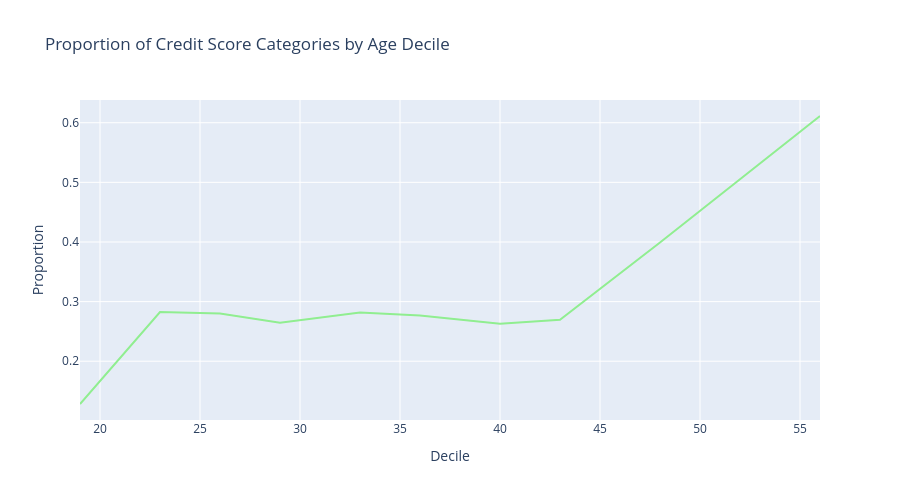

This figure's notebook cell:
### Code cell
# Configuración de los tipos de gráfico
chart_types = {
    "prop_count_0": "line",
    "prop_count_1": "line",
    "prop_count_2": "line"
}

# Llamada a la función para generar el gráfico interactivo en Plotly
fig = plot_interactive_chart(
    df=deciles,  # DataFrame con la información de los deciles
    y_columns=["prop_count_2"],  
    x_column='Decile_Max',  
    chart_types=chart_types, 
    title="Proportion of Credit Score Categories by Age Decile",
    x_title="Decile",
    y_title="Proportion",
    width=900,
    height=500,
    custom_colors={"prop_count_0": "orangered", "prop_count_1": "skyblue", "prop_count_2": "lightgreen"}  
)

# Mostrar la figura interactiva
fig.show()

### Figure 1 — Plotly figure (JSON) as saved in the notebook; plotly's stock layout.template omitted (floating-point values rounded to 4 significant figures)
{"data": [{"line": {"color": "lightgreen"}, "mode": "lines", "name": "prop_count_2", "type": "scatter", "x": [19, 23, 26, 29, 33, 36, 40, 43, 48, 56], "y": [0.1283, 0.2826, 0.2802, 0.2645, 0.2818, 0.2768, 0.2629, 0.2695, 0.3992, 0.6113], "yaxis": "y"}], "layout": {"height": 500, "legend": {"orientation": "h", "x": 0.5, "xanchor": "center", "y": -0.2, "yanchor": "top"}, "title": {"text": "Proportion of Credit Score Categories by Age Decile"}, "width": 900, "xaxis": {"title": {"text": "Decile"}}, "yaxis": {"title": {"text": "Proportion"}}, "yaxis2": {}}}
